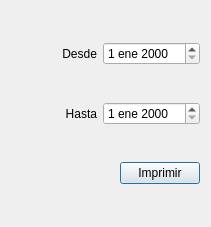
<?xml version="1.0" encoding="UTF-8"?>
<ui version="4.0">
 <class>DialogPrint</class>
 <widget class="QDialog" name="DialogPrint">
  <property name="geometry">
   <rect>
    <x>0</x>
    <y>0</y>
    <width>211</width>
    <height>227</height>
   </rect>
  </property>
  <property name="windowTitle">
   <string>Dialog</string>
  </property>
  <layout class="QVBoxLayout" name="verticalLayout_2">
   <item>
    <layout class="QHBoxLayout" name="horizontalLayout">
     <item>
      <widget class="QLabel" name="labelFrom">
       <property name="text">
        <string>Desde</string>
       </property>
       <property name="alignment">
        <set>Qt::AlignRight|Qt::AlignTrailing|Qt::AlignVCenter</set>
       </property>
      </widget>
     </item>
     <item>
      <widget class="QDateEdit" name="dateFrom">
       <property name="locale">
        <locale language="Spanish" country="Spain"/>
       </property>
       <property name="currentSection">
        <enum>QDateTimeEdit::DaySection</enum>
       </property>
       <property name="timeSpec">
        <enum>Qt::LocalTime</enum>
       </property>
      </widget>
     </item>
    </layout>
   </item>
   <item>
    <layout class="QHBoxLayout" name="horizontalLayout_2">
     <item>
      <widget class="QLabel" name="labelTo">
       <property name="text">
        <string>Hasta</string>
       </property>
       <property name="alignment">
        <set>Qt::AlignRight|Qt::AlignTrailing|Qt::AlignVCenter</set>
       </property>
      </widget>
     </item>
     <item>
      <widget class="QDateEdit" name="dateTo">
       <property name="locale">
        <locale language="Spanish" country="Spain"/>
       </property>
      </widget>
     </item>
    </layout>
   </item>
   <item>
    <layout class="QHBoxLayout" name="horizontalLayout_3">
     <item>
      <spacer name="spacer">
       <property name="orientation">
        <enum>Qt::Horizontal</enum>
       </property>
       <property name="sizeHint" stdset="0">
        <size>
         <width>40</width>
         <height>20</height>
        </size>
       </property>
      </spacer>
     </item>
     <item>
      <widget class="QPushButton" name="btnPrint">
       <property name="text">
        <string>Imprimir</string>
       </property>
      </widget>
     </item>
    </layout>
   </item>
  </layout>
 </widget>
 <resources/>
 <connections/>
</ui>
